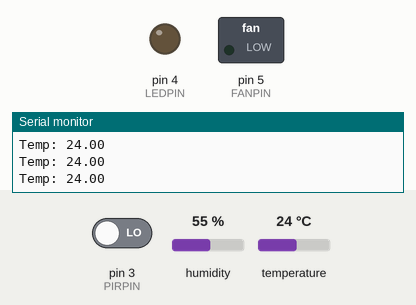
Bench run of a sketch on a simulated Arduino Uno, built with avr-gcc and run on an emulated ATmega328P. On the bench: switched loads named in the sketch (green lamp = pin HIGH), output pins drawn as LEDs (lit = HIGH), the last lines printed to the serial monitor. The test bench sets the inputs (shaded band); at power-on: temperature 24 °C, pin 3 (PIRPIN) LOW, humidity 55 %.

Above: at 2.8 s.
2.9 s: temperature set to 29 °C
5.2 s: temperature set to 32 °C
At 7.2 s:
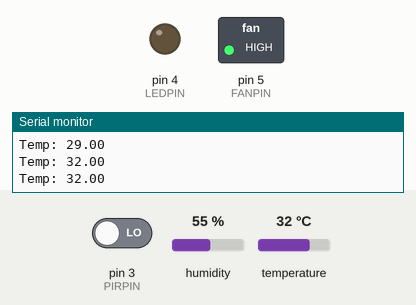
7.5 s: pin 3 (PIRPIN) driven HIGH
At 8.5 s:
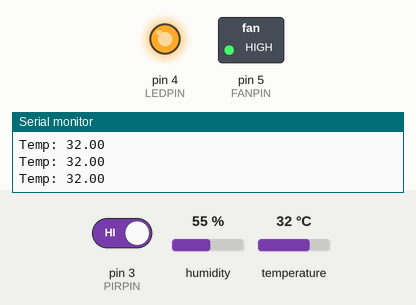
9.6 s: temperature set to 12 °C
At 10.9 s:
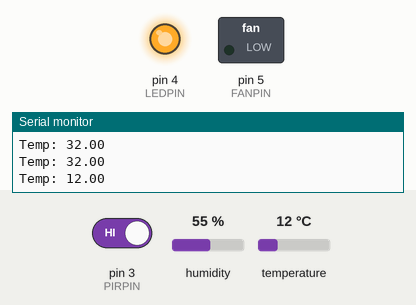
11.6 s: temperature set to 33 °C
At 13.3 s:
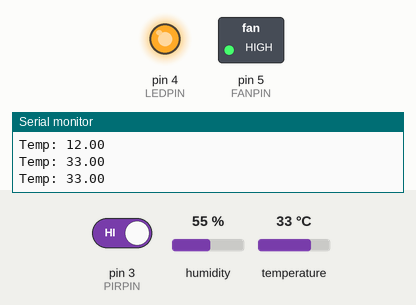
13.6 s: temperature set to 19 °C
At 14.5 s:
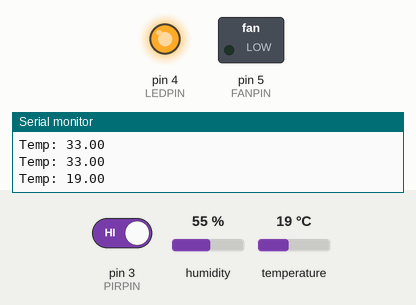
Timing chart, 0 to 16.6 s (numbered marks = the images above; inputs shaded):
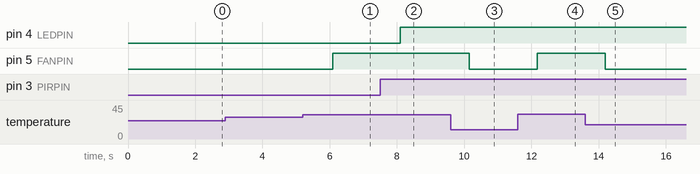

The sketch:

SmartRoom.ino
```cpp
#include <DHT.h>

#define DHTPIN 2
#define DHTTYPE DHT11
#define PIRPIN 3
#define LEDPIN 4
#define FANPIN 5

DHT dht(DHTPIN, DHTTYPE);

void setup() {
  pinMode(PIRPIN, INPUT);
  pinMode(LEDPIN, OUTPUT);
  pinMode(FANPIN, OUTPUT);
  Serial.begin(9600);
  dht.begin();
}

void loop() {
  // PIR Sensor
  int motion = digitalRead(PIRPIN);
  if (motion == HIGH) {
    digitalWrite(LEDPIN, HIGH); // Lampu nyala
  } else {
    digitalWrite(LEDPIN, LOW); // Lampu mati
  }

  // Suhu
  float temp = dht.readTemperature();
  Serial.print("Temp: ");
  Serial.println(temp);

  if (temp > 30.0) {
    digitalWrite(FANPIN, HIGH); // Kipas nyala
  } else {
    digitalWrite(FANPIN, LOW); // Kipas mati
  }

  delay(1000);
}
```

Measured:
- the behaviour switches between 30 and 31 °C on temperature (found by bisection; images 0 and 1)
- after the input at 5.2 s, pin 5 (FANPIN): LOW → HIGH after 0.90 s
- after the input at 7.5 s, pin 4 (LEDPIN): LOW → HIGH after 0.60 s
- after the input at 9.6 s, pin 5 (FANPIN): HIGH → LOW after 0.55 s
- after the input at 11.6 s, pin 5 (FANPIN): LOW → HIGH after 0.57 s
- after the input at 13.6 s, pin 5 (FANPIN): HIGH → LOW after 0.59 s
